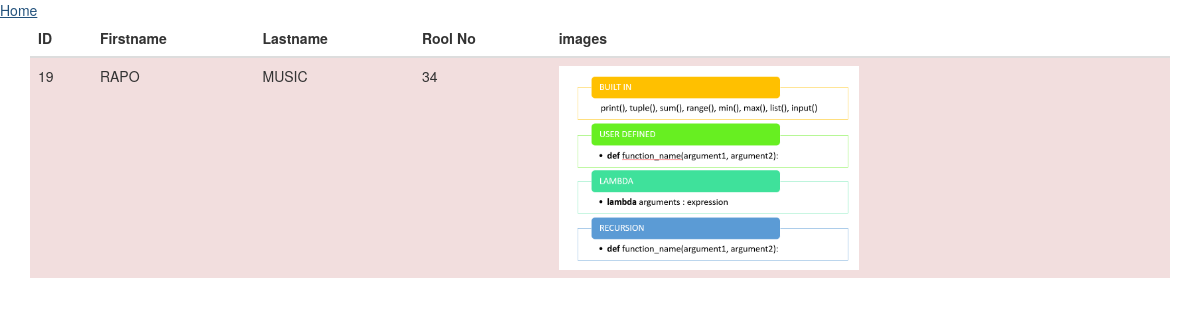
Page /app/read/19/ on the committed database.
### app/models.py (models this page shows, shortened)
class Person(models.Model):
    first_name = models.CharField(max_length=30)
    last_name = models.CharField(max_length=30)
    roll_no = models.IntegerField(blank = True, null=True)
    images = models.ImageField(blank= True, null= True, upload_to= "images/")

### app/views.py (the view)
# urls.py: path('read/<str:id>/', views.read, name='read'), #read/1/
def read(request, id):
    print(id)
    dynamicdata = Person.objects.get(pk=id)
    context = {'dynamic': dynamicdata}
    return render(request, 'read.html', context)

### templates/read.html (shortened to what this page needs)
<!DOCTYPE html>
<html lang="en">
<head>
  <link rel="stylesheet" href="https://maxcdn.bootstrapcdn.com/bootstrap/3.4.1/css/bootstrap.min.css">
</head>
<body>
<a href="{% url 'home' %}">Home</a>
<div class="container">
  <table class="table">
    <thead>
      <tr>
        <th>ID</th>
        <th>Firstname</th>
        <th>Lastname</th>
        <th>Rool No</th>
        <th>images</th>
      </tr>
    </thead>
    <tbody>
      <tr class="danger">
        <td>{{dynamic.id}}</td>
        <td>{{dynamic.first_name}}</td>
        <td>{{dynamic.last_name}}</td>
        <td>{{dynamic.roll_no}}</td>
        <td><img src ="{{dynamic.images.url}}" width = 300></td>
      </tr>
    </tbody>
  </table>
</div>
</body>
</html>

### rows in the picture
Person: id "19", first_name "RAPO", last_name "MUSIC", roll_no "34", images (picture)
